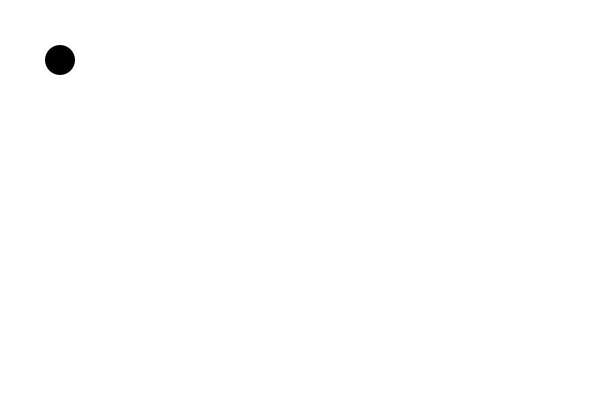
Frame 1 (no input)
Frame 60 (the mouse pressed at the canvas centre just before this capture): identical to frame 1, image omitted
Frame 120 (the mouse held since frame 60 and released just before this capture): identical to frame 1, image omitted

The Processing sketch that drew this single still picture (run headless with seeded random() and noise(); from frame 60 on, the mouse is pressed at the canvas centre):

// Processing sketch: ExIraira1
// ── ExIraira1.pde
PVector player = new PVector(60,60);
PVector speed = new PVector(0,0);
int s = 30;

void setup(){
    size(600, 400);
}

void draw(){
  background(255);
  noStroke();
  fill(0);
  ellipse(player.x, player.y, s, s);

  if (keyPressed) {
    if (keyCode == UP) {
        speed.y -= 0.1;
    }
    if (keyCode == DOWN) {
        speed.y += 0.1;
    }
    if (keyCode == LEFT) {
        speed.x -= 0.1;
    }
    if (keyCode == RIGHT) {
        speed.x += 0.1;
    }
  }

  speed.x *= 0.98;
  speed.y *= 0.98;
  player.x += speed.x;
  player.y += speed.y;
}
